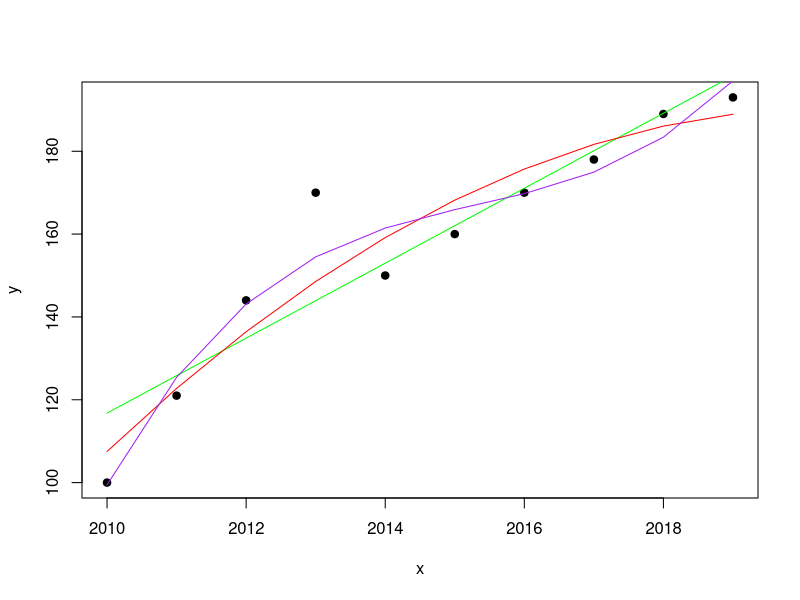

This chart was generated by the following R code:

x <- c(2010,2011,2012,2013,2014,2015,2016,2017,2018,2019) #year
y <- c(100, 121, 144, 170, 150, 160, 170, 178, 189, 193) #thousand persons

#create a scatterplot of x vs. y
plot(x, y, pch=19, xlab='x', ylab='y')

#fit a linear model
poly.lm1 <- lm(y ~ poly(x, 1))
poly.lm2 <- lm(y ~ poly(x, 2))
poly.lm3 <- lm(y ~ poly(x, 3))


# To predict y for new x-values, make a data.frame: 
new.x <- c(2020, 2021, 2022, 2023, 2024)
new.df <- data.frame(x=new.x)

new.y <- predict(poly.lm1, newdata=new.df)
new.y <- predict(poly.lm2, newdata=new.df)
new.y <- predict(poly.lm3, newdata=new.df)


#add curve of each model to plot
x_axis <- seq(2010, 2019, length=10)
lines(x_axis, predict(poly.lm1, data.frame(x=x_axis)), col='green')
lines(x_axis, predict(poly.lm2, data.frame(x=x_axis)), col='red')
lines(x_axis, predict(poly.lm3, data.frame(x=x_axis)), col='purple')
